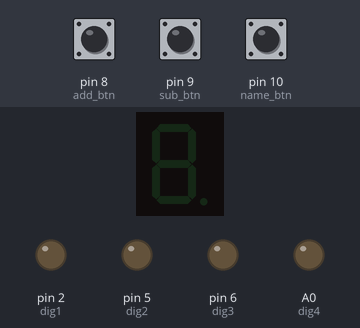
This sketch was run on a simulated Arduino Uno, built with avr-gcc and run on an emulated ATmega328P. On the bench: 1-digit seven-segment display, output pins drawn as LEDs (lit = HIGH). Wiring (inferred from the names in the program): 1-digit 7-segment display, segments lit when HIGH: segments pin 3, pin 7, A2, A4, A5, pin 4, A1, A3. Inputs (shaded band) come from the test bench; at power-on: pin 10 (name_btn) LOW, pin 8 (add_btn) LOW, pin 9 (sub_btn) LOW. The segment pins are drawn as the display they are named for; pins used as bus, display or sensor lines are not drawn.

Above: at 1.8 s.
1.9 s: pin 10 (name_btn) pulled HIGH for 0.6 s
At 2.05 s:
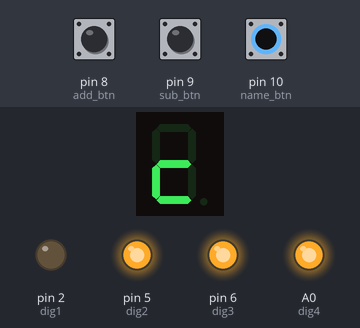
4.3 s: pin 8 (add_btn) pulled HIGH for 0.6 s
At 4.6 s:
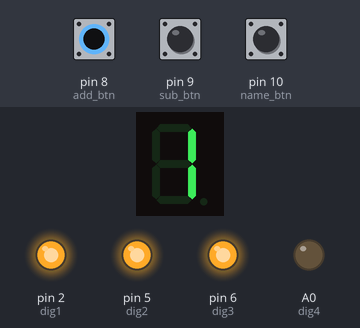
6.8 s: pin 9 (sub_btn) pulled HIGH for 3.2 s
At 7.7 s:
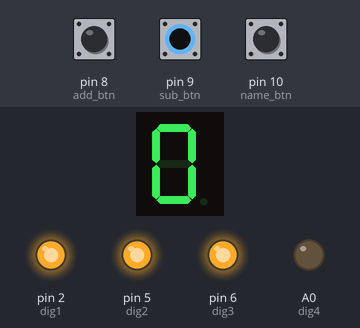
11.5 s: pin 9 (sub_btn) pulled HIGH for 0.6 s
At 12.2 s:
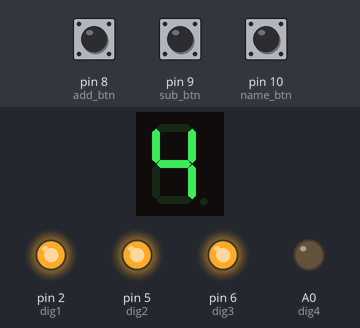
13.8 s: pin 9 (sub_btn) pulled HIGH for 1 s
At 14.2 s:
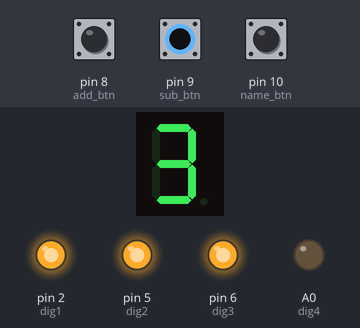
16.3 s: pin 8 (add_btn) pulled HIGH for 3.2 s
At 17.7 s:
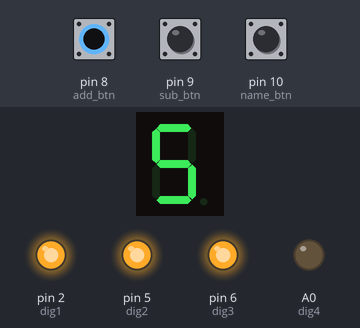
Timing chart, 0 to 19.3 s (numbered marks = the images above; inputs shaded):
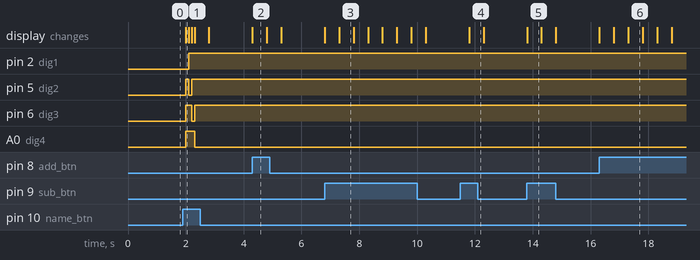

Measured:
- after the input at 1.9 s, pin 2 (dig1): LOW → HIGH after 0.20 s; pin 5 (dig2): LOW → HIGH after 0.10 s, → LOW 0.10 s later, → HIGH 0.10 s later; pin 6 (dig3): LOW → HIGH after 0.10 s, → LOW 0.20 s later, → HIGH 0.10 s later; A0 (dig4): LOW → HIGH after 0.10 s, → LOW 0.30 s later; the display: changes after 0.10 s (image 1)
- after the input at 4.3 s, the display: changes at once (image 2)
- after the input at 6.8 s, the display: first changes at once (image 3 shows a later state)
- after the input at 11.5 s, the display: changes after 0.30 s (image 4)
- after the input at 13.8 s, the display: changes at once (image 5)
- after the input at 16.3 s, the display: first changes at once (image 6 shows a later state)
- what the display in image 2 shows lasts 0.5 s, from 4.3 s to 4.8 s

The sketch:

seven_segment_ex2.ino
```cpp
int a_pin = 3;
int b_pin = 7;
int c_pin = A2;
int d_pin = A4;
int e_pin = A5;
int f_pin = 4;
int g_pin = A1;
int dp_pin = A3;

int dig1 = 2;
int dig2 = 5;
int dig3 = 6;
int dig4 = A0;

byte digits[10][7] = {
  {1, 1, 1, 1, 1, 1, 0},    // 0
  {0, 1, 1, 0, 0, 0, 0},    // 1
  {1, 1, 0, 1, 1, 0, 1},    // 2
  {1, 1, 1, 1, 0, 0, 1},    // 3
  {0, 1, 1, 0, 0, 1, 1},    // 4
  {1, 0, 1, 1, 0, 1, 1},    // 5
  {1, 0, 1, 1, 1, 1, 1},    // 6
  {1, 1, 1, 0, 0, 0, 0},    // 7
  {1, 1, 1, 1, 1, 1, 1},    // 8
  {1, 1, 1, 1, 0, 1, 1}     // 9
};

byte myName[4][7] = {
  {0, 0, 0, 1, 1, 0, 1},    // c
  {0, 0, 1, 0, 1, 1, 1},    // h
  {0, 0, 1, 1, 1, 0, 1},    // o
  {0, 1, 1, 0, 0, 0, 0}     // i
};

int digitPos[4] = {dig1, dig2, dig3, dig4};

int number = 0;
int add_btn = 8;
int sub_btn = 9;
int name_btn = 10;

void setup() {
  pinMode(dig1, OUTPUT);
  pinMode(dig2, OUTPUT);
  pinMode(dig3, OUTPUT);
  pinMode(dig4, OUTPUT);

  pinMode(a_pin, OUTPUT);
  pinMode(b_pin, OUTPUT);
  pinMode(c_pin, OUTPUT);
  pinMode(d_pin, OUTPUT);
  pinMode(e_pin, OUTPUT);
  pinMode(f_pin, OUTPUT);
  pinMode(g_pin, OUTPUT);

  pinMode(dp_pin, OUTPUT);
}

void loop() {
  if(digitalRead(add_btn) == HIGH){
    number++;
    if(number > 9){
      number = 0;
    }
    selectDigitPos(4);
    printNumber(number);
  }else if(digitalRead(sub_btn) == HIGH){
    number--;
    if(number < 0){
      number = 9;
    }
    selectDigitPos(4);
    printNumber(number);
  } else if(digitalRead(name_btn) == HIGH){
     selectDigitPos(1);
     printChar(0);
     delay(100);
     selectDigitPos(2);
     printChar(1);
     delay(100);
     selectDigitPos(3);
     printChar(2);
     delay(100);
     selectDigitPos(4);
     printChar(3);
  } else {
    clearAll();
  }

  delay(500);
}

void selectDigitPos(int pos){
  digitalWrite(dig1, HIGH);
  digitalWrite(dig2, HIGH);
  digitalWrite(dig3, HIGH);
  digitalWrite(dig4, HIGH);

  digitalWrite(digitPos[pos-1], LOW);
}

void printNumber(int number) {
  digitalWrite(a_pin, digits[number][0]);
  digitalWrite(b_pin, digits[number][1]);
  digitalWrite(c_pin, digits[number][2]);
  digitalWrite(d_pin, digits[number][3]);
  digitalWrite(e_pin, digits[number][4]);
  digitalWrite(f_pin, digits[number][5]);
  digitalWrite(g_pin, digits[number][6]);
}

void printChar(int number){
  digitalWrite(a_pin, myName[number][0]);
  digitalWrite(b_pin, myName[number][1]);
  digitalWrite(c_pin, myName[number][2]);
  digitalWrite(d_pin, myName[number][3]);
  digitalWrite(e_pin, myName[number][4]);
  digitalWrite(f_pin, myName[number][5]);
  digitalWrite(g_pin, myName[number][6]);
}

void clearAll() {
  digitalWrite(a_pin, LOW);
  digitalWrite(b_pin, LOW);
  digitalWrite(c_pin, LOW);
  digitalWrite(d_pin, LOW);
  digitalWrite(e_pin, LOW);
  digitalWrite(f_pin, LOW);
  digitalWrite(g_pin, LOW);

  digitalWrite(dp_pin, LOW);
}

void printDP() {
  digitalWrite(dp_pin, HIGH);
}
```
